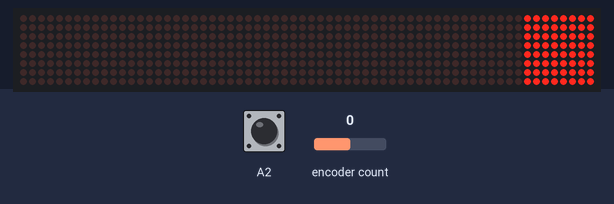
Simulated run of this sketch. Board: Arduino Uno, built with avr-gcc and run on an emulated ATmega328P. On the bench: 64×8 LED matrix. The test bench sets the inputs (shaded band); at power-on: encoder count 0, A2 HIGH. What the sketch prints to the serial monitor is not drawn.

Above: at 1.2 s.
1.3 s: encoder count set to -1
At 1.8 s:
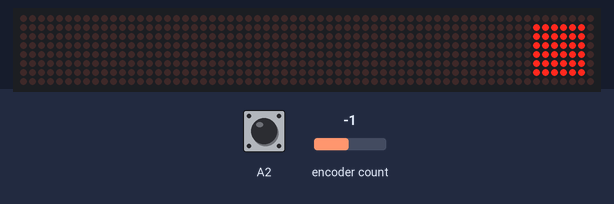
2.8 s: encoder count set to -2
At 3.8 s:
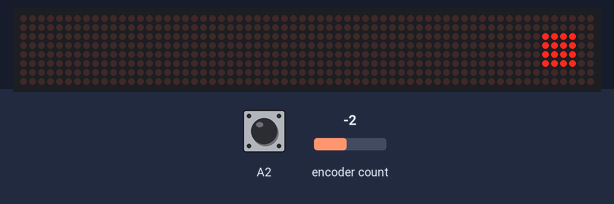
4.3 s: encoder count set to -3
At 5.2 s:
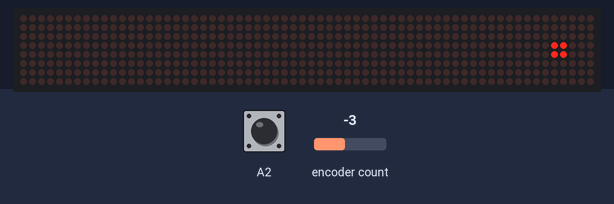
5.8 s: encoder count set to -4
At 6.3 s:
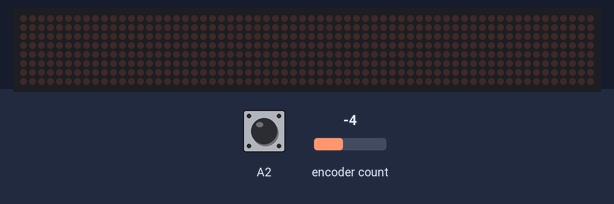
7.3 s: encoder count set to 0
At 8.5 s:
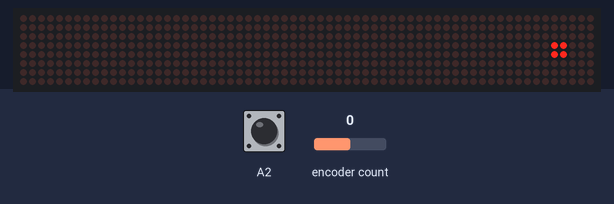
8.8 s: encoder count set to 1
At 9.8 s:
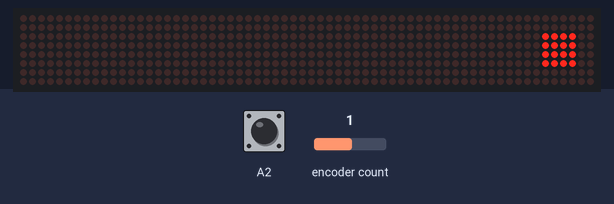
Timing chart, 0 to 11.3 s (numbered marks = the images above; inputs shaded):
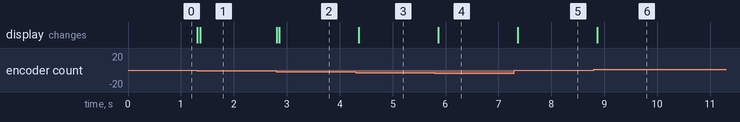

Measured:
- after the input at 1.3 s, the display: first changes at once (image 1 shows a later state)
- after the input at 2.8 s, the display: first changes at once (image 2 shows a later state)
- after the input at 4.3 s, the display: changes after 0.06 s (image 3)
- after the input at 5.8 s, the display: changes after 0.06 s (image 4)
- after the input at 7.3 s, the display: changes after 0.06 s (image 5)
- after the input at 8.8 s, the display: changes after 0.06 s (image 6)

The sketch:

ChasseAutoSimplest.ino
```cpp
#include <TimeLib.h>
#include <ClickEncoder.h>
#include <TimerOne.h>

#include <LedControl.h>
#define NODEBUG
#define NODEBUGHISTORY

volatile int nextFlushLevel = 4;
int displayedValue = -1;

ClickEncoder *encoder;
volatile int16_t value;
int16_t last;

int DIN = 12;
int CS =  11;
int CLK = 10;


LedControl lc=LedControl(DIN,CLK,CS,0);

void setup() {

  encoder = new ClickEncoder(A1, A0, A2, 4);
  encoder->setAccelerationEnabled(true);

  Timer1.initialize(10000);
  Timer1.attachInterrupt(timerIsr);

  last = -1;

  last = encoder->getValue();
  lc.shutdown(0,false);       //The MAX72XX is in power-saving mode on startup
  lc.setIntensity(0,0);      // Set the brightness to maximum value
  lc.clearDisplay(0);         // and clear the display


  Serial.begin(9600);
  Serial.println("Bonjour!");

}

volatile boolean breakeDisplay = false;
void timerIsr() {
  encoder->service();
  int newValue = encoder->getValue();
  if(newValue != value){
    value = newValue;
    breakeDisplay = true;
  }


}

const uint64_t MANUAL_FLUSH[] = {
  0x0000000000000000,
  0x0000001818000000,
  0x00003c3c3c3c0000,
  0x007e7e7e7e7e7e00,
  0xffffffffffffffff
};

void displayImage(uint64_t image) {
  for (int i = 0; i < 8; i++) {
    byte row = (image >> i * 8) & 0xFF;

    for (int j = 0; j < 8; j++) {
      //Serial.println(bitRead(row, j));
      lc.setLed(0, i, j, bitRead(row, j));

      //delay(10);
      if(breakeDisplay)
        return;

    }

  }
}

void loop() {

  if(false){


  } else {

     if(value == last){
      //Il n'e c'est rien passé.


    } else if (value > last){
      //Vers la droite, programmation d'une chasse forcée.

      nextFlushLevel++;
      if(nextFlushLevel > 4){
        nextFlushLevel = 4;
      }

    } else if (value < last) {
      //Vers la gauche, changement de mode, ou baisse de la chasse manuelle.

        nextFlushLevel--;

        if(nextFlushLevel < 0){
          nextFlushLevel = 0;
        }


    }

  //Serial.println(nextFlushLevel);

         breakeDisplay = false;
         displayedValue = nextFlushLevel;
         displayImage(MANUAL_FLUSH[nextFlushLevel]);


  }


  if (!breakeDisplay && value != last) {

    last = value;


  }

}
```
